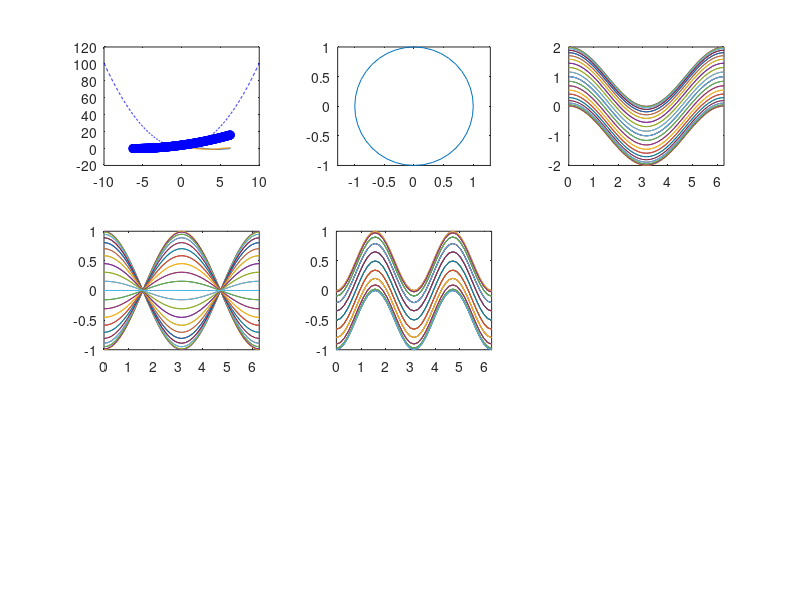

The MATLAB source for this figure:
x = 6;
x = x + 2;
clc
clear all
format long
disp('Máy tính tuổi thông minh!')
%Nhap: 
x = input('nhap so tuoi: ');
x + 6;
%Xuat:
disp(x);
%desp('van ban');
fprintf('Thật tuyệt vời, bạn %d tuổi', x);
subplot(3,3,1);
% x = start: step: end
x = 0:0.1:2*pi;
y = sin(x);
plot(x, y);
title('Đồ thị hàm răng');
xlabel('x values');
ylabel('sin(x)');
grid on; % bật lưới

x = -2*pi:pi/100:2*pi;
y1 = sin(x);
y2 = sin(x + pi/4);
y3 = sin(x + pi/2);
%plot(x, y1, x, y2, x, y3);
y = [y1; y2; y3];
plot(x, y)
% giữ lại đồ thị cũ
hold on
x1 = 0:0.01:4;
%y4 = (x.^2); từng phần tử rời rạc * nhau: dùng .*
y4 = x1.^2;
plot(x, y4, '--ob');
x2 = linspace(-10, 10, 1000);
y5 = x2.^2 + 1;
%plot(x, y, 'trang trí');
%plot(x, y, '--sk'); %k: màu đen, b:blue, y: yellow, r: red, s: hình vuông

hold on
%plot(x2, y5, '-.^r')
plot(x2, y5, 'b--')% vẽ rất mịn

hold on

t = 0:pi/20:2*pi; [x,y] = meshgrid(t);
subplot(3,3,2) %Vẽ ở các phần nhỏ trong cùng 1 khung hình
%subllot(số dòng, số cột, vị trí)
plot(sin(t),cos(t))
axis equal
subplot(3,3,3) % hàm này yêu cầu vị trí hình vẽ
z = sin(x)+cos(y);
plot(t,z)
axis([0 2*pi -2 2])
subplot(3,3,4)
z = sin(x).*cos(y);
plot(t,z)
axis([0 2*pi -1 1])
subplot(3,3,5)
z = (sin(x).^2)-(cos(y).^2);
plot(t,z)
axis([0 2*pi -1 1])
